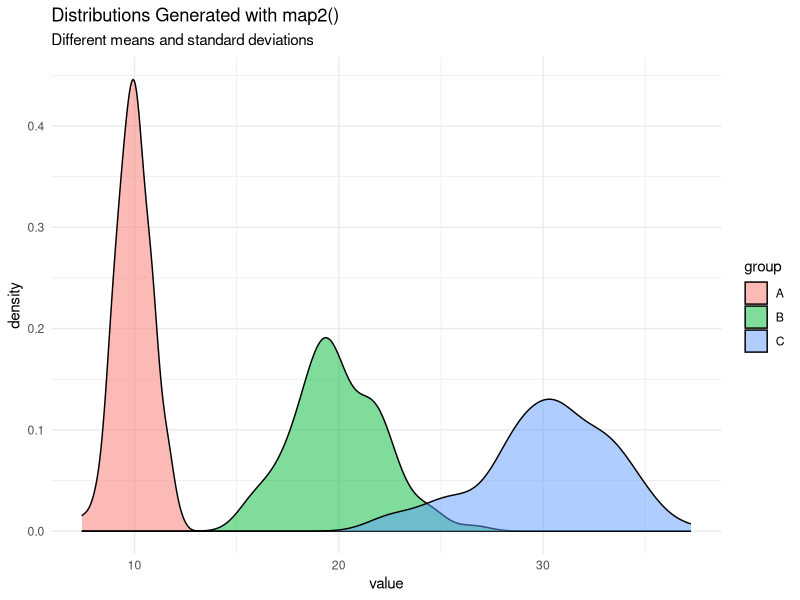

Source code (R): (Note: this script raises an error after producing the figure.)
## ---- chunk 1
#| message: true
library(tidyverse)
library(purrr)
library(broom)

# Set seed for reproducibility
set.seed(123)

# Traditional approach with loops
data_list <- list(
  group_a = rnorm(100, mean = 10, sd = 2),
  group_b = rnorm(100, mean = 15, sd = 3),
  group_c = rnorm(100, mean = 12, sd = 2.5)
)

# Calculate mean with a for loop (the old way)
means_loop <- numeric(length(data_list))
names(means_loop) <- names(data_list)

for (i in seq_along(data_list)) {
  means_loop[i] <- mean(data_list[[i]])
}

print("Means calculated with loop:")
print(means_loop)

# The functional approach with map
means_map <- map_dbl(data_list, mean)

print("Means calculated with map:")
print(means_map)

# Are they the same?
identical(means_loop, means_map)
## ---- chunk 2
# Apply a function to each element
numbers <- list(
  small = 1:5,
  medium = 10:15,
  large = 100:105
)

# Calculate summary statistics for each group
summaries <- map(numbers, summary)
print(summaries)

# The beauty of map: it preserves names and structure
str(summaries)
## ---- chunk 3
# map_dbl returns a numeric vector
means <- map_dbl(numbers, mean)
print(means)

# map_chr returns a character vector
descriptions <- map_chr(numbers, ~ paste("Range:", min(.), "-", max(.)))
print(descriptions)

# map_lgl returns a logical vector
has_even_length <- map_lgl(numbers, ~ length(.) %% 2 == 0)
print(has_even_length)

# map_int returns an integer vector
lengths <- map_int(numbers, length)
print(lengths)

# Demonstrate type safety
# This would error: map_dbl(numbers, class)
# Because class returns a character, not a double
## ---- chunk 4
# Sample data
values <- list(
  a = 1:10,
  b = 11:20,
  c = 21:30
)

# Method 1: Named function
result1 <- map_dbl(values, mean)

# Method 2: Anonymous function (traditional)
result2 <- map_dbl(values, function(x) mean(x))

# Method 3: Formula notation (purrr style)
result3 <- map_dbl(values, ~ mean(.))

# Method 4: Even more concise for simple extractions
# Extract the 3rd element from each vector
third_elements <- map_dbl(values, 3)  # Same as ~ .[[3]]

print("All methods produce the same result:")
print(all(result1 == result2, result2 == result3))
print("Third elements:")
print(third_elements)

# More complex anonymous functions
custom_summary <- map(values, ~ {
  tibble(
    min = min(.),
    median = median(.),
    max = max(.),
    range = max(.) - min(.),
    cv = sd(.) / mean(.)  # Coefficient of variation
  )
})

# Combine into a single data frame
bind_rows(custom_summary, .id = "group")
## ---- chunk 5
# Create a nested data frame
nested_data <- tibble(
  group = c("A", "B", "C"),
  n = c(50, 75, 100)
) %>%
  mutate(
    # Generate data for each group
    data = map2(n, group, ~ {
      tibble(
        value = rnorm(.x, mean = match(.y, LETTERS) * 10, sd = 2),
        category = sample(c("Type1", "Type2"), .x, replace = TRUE)
      )
    })
  )

print("Nested data structure:")
print(nested_data)

# Work with nested data
analysis_results <- nested_data %>%
  mutate(
    # Calculate statistics for each nested data frame
    n_obs = map_int(data, nrow),
    mean_value = map_dbl(data, ~ mean(.$value)),
    sd_value = map_dbl(data, ~ sd(.$value)),
    
    # Fit models to each group
    model = map(data, ~ lm(value ~ category, data = .)),
    
    # Extract model information
    model_summary = map(model, broom::glance),
    coefficients = map(model, broom::tidy)
  )

# View the results
analysis_results %>%
  select(group, n_obs, mean_value, sd_value)

# Unnest model summaries
analysis_results %>%
  select(group, model_summary) %>%
  unnest(model_summary) %>%
  select(group, r.squared, p.value, AIC, BIC)
## ---- chunk 6
# Two vectors to iterate over
means <- c(10, 20, 30)
sds <- c(1, 2, 3)
sample_sizes <- c(100, 200, 300)

# Generate samples with different parameters
samples <- map2(means, sds, ~ rnorm(100, mean = .x, sd = .y))

# Visualize
samples_df <- tibble(
  group = rep(c("A", "B", "C"), each = 100),
  value = unlist(samples)
)

ggplot(samples_df, aes(x = value, fill = group)) +
  geom_density(alpha = 0.5) +
  labs(
    title = "Distributions Generated with map2()",
    subtitle = "Different means and standard deviations"
  ) +
  theme_minimal()

# More complex map2 example
x_values <- list(1:5, 6:10, 11:15)
y_values <- list(2:6, 7:11, 12:16)

# Calculate correlations between paired lists
correlations <- map2_dbl(x_values, y_values, cor)
print(paste("Correlations:", paste(correlations, collapse = ", ")))
## ---- chunk 7
# Multiple parameters for simulation
params <- tibble(
  n = c(100, 200, 150),
  mean = c(10, 15, 12),
  sd = c(2, 3, 2.5),
  distribution = c("normal", "uniform", "exponential")
)

# Generate samples based on parameters
simulated_data <- pmap(params, function(n, mean, sd, distribution) {
  switch(distribution,
    normal = rnorm(n, mean, sd),
    uniform = runif(n, mean - sd, mean + sd),
    exponential = rexp(n, rate = 1/mean)
  )
})

# Add to our data frame
params_with_data <- params %>%
  mutate(
    data = simulated_data,
    actual_mean = map_dbl(data, mean),
    actual_sd = map_dbl(data, sd)
  )

params_with_data %>%
  select(-data)

# Visualize all distributions
params_with_data %>%
  mutate(data = map2(data, distribution, ~ {
    tibble(value = .x, distribution = .y)
  })) %>%
  select(distribution, data) %>%
  unnest(data) %>%
  ggplot(aes(x = value, fill = distribution)) +
  geom_histogram(bins = 30, alpha = 0.7) +
  facet_wrap(~distribution, scales = "free") +
  theme_minimal() +
  labs(title = "Different Distributions Generated with pmap()")
## ---- chunk 8
# Create data with potential problems
messy_list <- list(
  good = 1:10,
  bad = c(1, 2, "three", 4),  # Contains a string
  empty = numeric(0),
  null = NULL,
  also_good = 11:20
)

# This would fail:
# map_dbl(messy_list, mean)

# Use safely to capture errors
safe_mean <- safely(mean)
results <- map(messy_list, safe_mean)

# Examine structure
str(results[[1]])  # Good result
str(results[[2]])  # Error result

# Extract results and errors
extracted_results <- tibble(
  name = names(messy_list),
  result = map(results, "result"),
  error = map(results, "error")
) %>%
  mutate(
    has_error = map_lgl(error, ~ !is.null(.)),
    error_message = map_chr(error, ~ ifelse(is.null(.), "No error", as.character(.)))
  )

extracted_results %>%
  select(name, has_error, error_message)
## ---- chunk 9
# possibly() is simpler when you just want a default
possible_mean <- possibly(mean, otherwise = NA_real_)

# Apply to messy list
means_with_default <- map_dbl(messy_list, possible_mean)
print(means_with_default)

# More complex example with custom function
calculate_cv <- function(x) {
  if (length(x) < 2) stop("Need at least 2 values")
  sd(x) / mean(x)
}

safe_cv <- possibly(calculate_cv, otherwise = NA_real_)

# Test data with edge cases
test_data <- list(
  normal = rnorm(100, 10, 2),
  single = 5,
  empty = numeric(0),
  zeros = rep(0, 10),
  negative = c(-1, -2, -3)
)

cv_results <- map_dbl(test_data, safe_cv)
print(cv_results)
## ---- chunk 10
# Function that produces warnings
noisy_function <- function(x) {
  if (any(x < 0)) warning("Negative values detected")
  if (length(x) > 100) message("Large dataset")
  mean(x)
}

# Capture all output
quiet_function <- quietly(noisy_function)

# Test with various inputs
test_inputs <- list(
  clean = 1:10,
  negative = c(-5, 0, 5),
  large = 1:150
)

quiet_results <- map(test_inputs, quiet_function)

# Extract components
output_summary <- tibble(
  name = names(test_inputs),
  result = map_dbl(quiet_results, "result"),
  warnings = map(quiet_results, "warnings"),
  messages = map(quiet_results, "messages")
) %>%
  mutate(
    has_warnings = map_lgl(warnings, ~ length(.) > 0),
    has_messages = map_lgl(messages, ~ length(.) > 0)
  )

output_summary %>%
  select(name, result, has_warnings, has_messages)
## ---- chunk 11
# Create a function factory for power functions
make_power <- function(n) {
  function(x) x^n
}

# Create specific power functions
square <- make_power(2)
cube <- make_power(3)

# Use them
print(square(5))
print(cube(3))

# Apply to data
values <- 1:5
powers <- 2:4

# Create multiple power functions
power_functions <- map(powers, make_power)

# Apply each to our values
power_results <- map(power_functions, ~ .(values))
names(power_results) <- paste0("power_", powers)

# Convert to data frame
as_tibble(power_results) %>%
  mutate(original = values)
## ---- chunk 12
# Create a data processing pipeline
process_data <- compose(
  ~ mutate(., z_score = (value - mean(value)) / sd(value)),
  ~ filter(., !is.na(value)),
  ~ select(., -unwanted_column),
  .dir = "forward"  # Apply left to right
)

# Test data
test_df <- tibble(
  value = c(1, 2, NA, 4, 5, 100),
  unwanted_column = "remove me"
)

# This won't work directly with compose, so let's do it manually
pipeline <- . %>%
  select(-unwanted_column) %>%
  filter(!is.na(value)) %>%
  mutate(z_score = (value - mean(value)) / sd(value))

result <- test_df %>% pipeline
print(result)

# More practical: Create reusable statistical transformations
standardize <- function(x) (x - mean(x, na.rm = TRUE)) / sd(x, na.rm = TRUE)
winsorize <- function(x, probs = c(0.05, 0.95)) {
  limits <- quantile(x, probs, na.rm = TRUE)
  x[x < limits[1]] <- limits[1]
  x[x > limits[2]] <- limits[2]
  x
}

# Apply transformations to multiple columns
data_to_transform <- tibble(
  a = rnorm(100, 10, 5),
  b = rexp(100, 0.1),
  c = runif(100, 0, 100)
)

transformed_data <- data_to_transform %>%
  mutate(across(everything(), list(
    standardized = standardize,
    winsorized = winsorize
  )))

glimpse(transformed_data)
## ---- chunk 13
# reduce() combines all elements into one
numbers_list <- list(
  c(1, 2, 3),
  c(4, 5, 6),
  c(7, 8, 9)
)

# Sum all vectors element-wise
total <- reduce(numbers_list, `+`)
print(total)

# Find intersection of multiple sets
sets <- list(
  set1 = c("a", "b", "c", "d"),
  set2 = c("b", "c", "d", "e"),
  set3 = c("c", "d", "e", "f")
)

common_elements <- reduce(sets, intersect)
print(paste("Common elements:", paste(common_elements, collapse = ", ")))

# accumulate() keeps intermediate results
cumulative_sums <- accumulate(1:5, `+`)
print(cumulative_sums)

# More complex: Merge multiple data frames
df_list <- list(
  tibble(id = 1:3, a = letters[1:3]),
  tibble(id = 2:4, b = letters[2:4]),
  tibble(id = 3:5, c = letters[3:5])
)

merged_df <- reduce(df_list, full_join, by = "id")
print(merged_df)
## ---- chunk 14
# Original data
original_data <- rnorm(100, mean = 50, sd = 10)

# Bootstrap function
bootstrap_mean <- function(data, n_boot = 1000) {
  # Generate bootstrap samples
  boot_samples <- map_dbl(1:n_boot, ~ {
    sample(data, replace = TRUE) %>% mean()
  })
  
  # Calculate confidence interval
  ci <- quantile(boot_samples, c(0.025, 0.975))
  
  tibble(
    mean = mean(data),
    boot_mean = mean(boot_samples),
    boot_sd = sd(boot_samples),
    ci_lower = ci[1],
    ci_upper = ci[2]
  )
}

# Apply bootstrap
boot_result <- bootstrap_mean(original_data)
print(boot_result)

# Visualize bootstrap distribution
boot_samples <- map_dbl(1:1000, ~ mean(sample(original_data, replace = TRUE)))

ggplot(tibble(x = boot_samples), aes(x = x)) +
  geom_histogram(bins = 30, fill = "steelblue", alpha = 0.7) +
  geom_vline(xintercept = mean(original_data), color = "red", linewidth = 1) +
  geom_vline(xintercept = boot_result$ci_lower, color = "red", linetype = "dashed") +
  geom_vline(xintercept = boot_result$ci_upper, color = "red", linetype = "dashed") +
  labs(
    title = "Bootstrap Distribution of Sample Mean",
    subtitle = "Red lines show original mean and 95% CI",
    x = "Bootstrap Mean",
    y = "Count"
  ) +
  theme_minimal()
## ---- chunk 15
# Generate sample data
set.seed(123)
model_data <- tibble(
  x1 = rnorm(100),
  x2 = rnorm(100),
  x3 = rnorm(100),
  y = 2 * x1 + 3 * x2 - x3 + rnorm(100, sd = 0.5)
)

# Define model formulas
formulas <- list(
  simple = y ~ x1,
  additive = y ~ x1 + x2,
  full = y ~ x1 + x2 + x3,
  interaction = y ~ x1 * x2 + x3,
  quadratic = y ~ poly(x1, 2) + x2 + x3
)

# Fit all models
models <- map(formulas, ~ lm(., data = model_data))

# Extract model metrics
model_comparison <- tibble(
  model_name = names(formulas),
  formula = map_chr(formulas, deparse),
  model = models
) %>%
  mutate(
    glance = map(model, broom::glance),
    tidy = map(model, broom::tidy),
    augment = map(model, broom::augment)
  ) %>%
  unnest(glance) %>%
  select(model_name, formula, r.squared, adj.r.squared, AIC, BIC) %>%
  arrange(desc(adj.r.squared))

print(model_comparison)

# Visualize model performance
model_comparison %>%
  pivot_longer(cols = c(r.squared, adj.r.squared, AIC, BIC),
               names_to = "metric", values_to = "value") %>%
  ggplot(aes(x = model_name, y = value, fill = model_name)) +
  geom_col() +
  facet_wrap(~metric, scales = "free_y") +
  theme_minimal() +
  theme(axis.text.x = element_text(angle = 45, hjust = 1)) +
  labs(title = "Model Comparison Metrics") +
  guides(fill = "none")
## ---- chunk 16
# Simulation parameters
n_simulations <- 1000
sample_sizes <- c(10, 30, 100, 300)

# Function to simulate one t-test
simulate_t_test <- function(n, true_diff = 0.5) {
  group1 <- rnorm(n, mean = 0, sd = 1)
  group2 <- rnorm(n, mean = true_diff, sd = 1)
  
  test_result <- t.test(group1, group2)
  
  tibble(
    p_value = test_result$p.value,
    significant = test_result$p.value < 0.05,
    estimate = test_result$estimate[1] - test_result$estimate[2],
    ci_lower = test_result$conf.int[1],
    ci_upper = test_result$conf.int[2]
  )
}

# Run simulation for different sample sizes
simulation_results <- map_df(sample_sizes, function(n) {
  map_df(1:n_simulations, ~ simulate_t_test(n), .id = "sim") %>%
    mutate(sample_size = n)
})

# Calculate power for each sample size
power_analysis <- simulation_results %>%
  group_by(sample_size) %>%
  summarise(
    power = mean(significant),
    mean_estimate = mean(estimate),
    sd_estimate = sd(estimate),
    coverage = mean(ci_lower < -0.5 & ci_upper > -0.5),
    .groups = "drop"
  )

print(power_analysis)

# Visualize power curve
ggplot(power_analysis, aes(x = sample_size, y = power)) +
  geom_line(linewidth = 1.5, color = "darkblue") +
  geom_point(size = 4, color = "darkblue") +
  geom_hline(yintercept = 0.8, linetype = "dashed", color = "red") +
  scale_x_log10() +
  scale_y_continuous(limits = c(0, 1)) +
  labs(
    title = "Statistical Power vs Sample Size",
    subtitle = "True effect size = 0.5, α = 0.05",
    x = "Sample Size (log scale)",
    y = "Statistical Power"
  ) +
  theme_minimal()
## ---- chunk 17
# Create test data
test_list <- map(1:1000, ~ rnorm(100))

# Benchmark different approaches
library(microbenchmark)

benchmark_results <- microbenchmark(
  for_loop = {
    results <- numeric(length(test_list))
    for (i in seq_along(test_list)) {
      results[i] <- mean(test_list[[i]])
    }
  },
  
  map_dbl = map_dbl(test_list, mean),
  
  vapply = vapply(test_list, mean, numeric(1)),
  
  lapply = unlist(lapply(test_list, mean)),
  
  times = 100
)

print(benchmark_results)

# Visualize results
autoplot(benchmark_results) +
  labs(title = "Performance Comparison: Iteration Methods") +
  theme_minimal()
## ---- chunk 18
# Note: furrr requires the future package
library(furrr)
library(future)

# Set up parallel processing
plan(multisession, workers = 2)  # Use 2 cores

# Large simulation
large_simulation <- function(n = 10000) {
  # Simulate expensive computation
  data <- rnorm(n)
  tibble(
    mean = mean(data),
    sd = sd(data),
    median = median(data),
    mad = mad(data)
  )
}

# Sequential processing
system.time({
  sequential_results <- map_df(1:100, ~ large_simulation())
})

# Parallel processing
system.time({
  parallel_results <- future_map_df(1:100, ~ large_simulation())
})

# Reset to sequential processing
plan(sequential)

print("Results are identical:")
print(identical(sequential_results, parallel_results))
## ---- chunk 19
# Your solution
# Create nested data
sales_data <- tibble(
  region = rep(c("North", "South", "East", "West"), each = 50),
  month = rep(1:12, length.out = 200),
  sales = c(
    rnorm(50, 1000, 200),  # North
    rnorm(50, 1200, 250),  # South
    rnorm(50, 900, 150),   # East
    rnorm(50, 1100, 300)   # West
  )
)

# Nest and analyze
sales_analysis <- sales_data %>%
  nest(data = c(month, sales)) %>%
  mutate(
    # Calculate statistics
    total_sales = map_dbl(data, ~ sum(.$sales)),
    avg_sales = map_dbl(data, ~ mean(.$sales)),
    cv = map_dbl(data, ~ sd(.$sales) / mean(.$sales)),
    
    # Fit trend model
    model = map(data, ~ lm(sales ~ month, data = .)),
    
    # Extract slope (trend)
    trend = map_dbl(model, ~ coef(.)[2]),
    
    # Model quality
    r_squared = map_dbl(model, ~ summary(.)$r.squared)
  )

sales_analysis %>%
  select(-data, -model) %>%
  arrange(desc(total_sales))
## ---- chunk 20
# Your solution
# Messy data with various problems
messy_data <- list(
  clean = tibble(x = 1:5, y = 2:6),
  missing_col = tibble(x = 1:5),
  wrong_type = tibble(x = letters[1:5], y = 2:6),
  empty = tibble(),
  null = NULL
)

# Create safe cleaning function
safe_clean <- possibly(function(df) {
  df %>%
    mutate(
      z = x + y,
      category = if_else(z > 5, "high", "low")
    )
}, otherwise = tibble(error = "Processing failed"))

# Apply to all data
cleaned_results <- map(messy_data, safe_clean)

# Check which ones succeeded
success_status <- map_lgl(cleaned_results, ~ !("error" %in% names(.)))
names(success_status) <- names(messy_data)
print(success_status)
## ---- chunk 21
# Your solution
# Sample data
sample_data <- rgamma(100, shape = 2, rate = 0.5)

# Bootstrap function for multiple statistics
bootstrap_stats <- function(data, n_boot = 1000, conf_level = 0.95) {
  alpha <- 1 - conf_level
  
  # Generate bootstrap samples
  boot_results <- map_df(1:n_boot, function(i) {
    boot_sample <- sample(data, replace = TRUE)
    tibble(
      mean = mean(boot_sample),
      median = median(boot_sample),
      sd = sd(boot_sample),
      iqr = IQR(boot_sample)
    )
  })
  
  # Calculate confidence intervals
  stats_summary <- boot_results %>%
    pivot_longer(everything(), names_to = "statistic", values_to = "value") %>%
    group_by(statistic) %>%
    summarise(
      estimate = mean(value),
      se = sd(value),
      ci_lower = quantile(value, alpha/2),
      ci_upper = quantile(value, 1 - alpha/2),
      .groups = "drop"
    )
  
  return(stats_summary)
}

# Apply bootstrap
boot_ci <- bootstrap_stats(sample_data)
print(boot_ci)

# Visualize bootstrap distributions
boot_samples <- map_df(1:1000, function(i) {
  boot_sample <- sample(sample_data, replace = TRUE)
  tibble(
    iteration = i,
    mean = mean(boot_sample),
    median = median(boot_sample)
  )
})

boot_samples %>%
  pivot_longer(c(mean, median), names_to = "statistic", values_to = "value") %>%
  ggplot(aes(x = value, fill = statistic)) +
  geom_density(alpha = 0.5) +
  facet_wrap(~statistic, scales = "free") +
  theme_minimal() +
  labs(title = "Bootstrap Distributions")
## ---- chunk 22
# Your solution
# Simulation parameters
effect_sizes <- seq(0, 1, by = 0.1)
n_sims <- 500
sample_size <- 50

# Power simulation function
calculate_power <- function(effect_size, n = sample_size, n_sim = n_sims) {
  p_values <- map_dbl(1:n_sim, function(i) {
    control <- rnorm(n, mean = 0, sd = 1)
    treatment <- rnorm(n, mean = effect_size, sd = 1)
    t.test(treatment, control)$p.value
  })
  
  mean(p_values < 0.05)
}

# Calculate power for each effect size
power_results <- tibble(
  effect_size = effect_sizes,
  power = map_dbl(effect_sizes, calculate_power)
)

# Visualize power curve
ggplot(power_results, aes(x = effect_size, y = power)) +
  geom_line(linewidth = 1.5) +
  geom_point(size = 3) +
  geom_hline(yintercept = 0.8, linetype = "dashed", color = "red") +
  geom_vline(xintercept = 0.5, linetype = "dashed", color = "blue") +
  scale_y_continuous(limits = c(0, 1)) +
  labs(
    title = "Power Analysis: Effect Size vs Statistical Power",
    subtitle = paste("n =", sample_size, "per group, α = 0.05"),
    x = "Effect Size (Cohen's d)",
    y = "Statistical Power"
  ) +
  theme_minimal()
